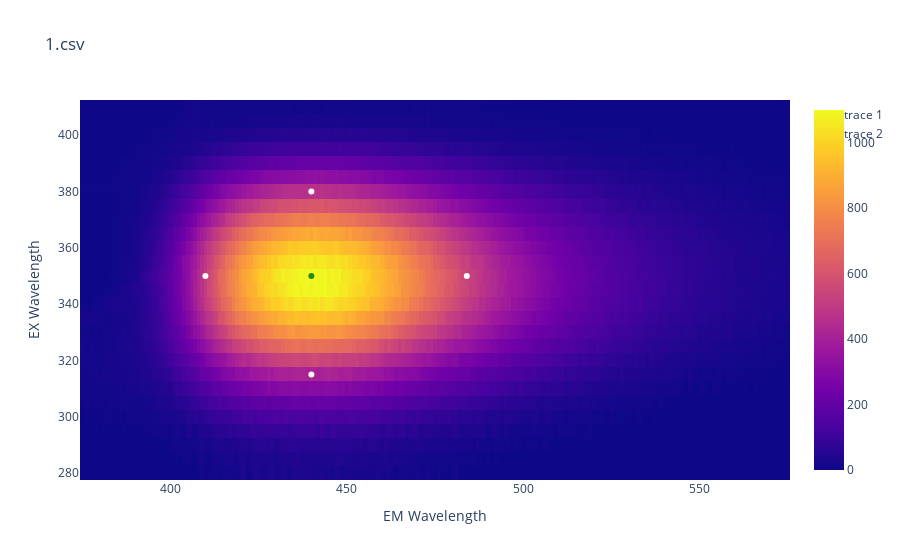

Notebook source saved alongside this figure:
### Code cell
next(fl)

### Figure 1 — Plotly figure (JSON) as saved in the notebook; plotly's stock layout.template omitted (floating-point values rounded to 4 significant figures; data arrays with more than 128 entries replaced by an {"elided": "..."} marker saying what was removed)
{"data": [{"type": "heatmap", "x": {"elided": "201 int values"}, "y": [280, 285, 290, 295, 300, 305, 310, 315, 320, 325, 330, 335, 340, 345, 350, 355, 360, 365, 370, 375, 380, 385, 390, 395, 400, 405, 410], "z": {"elided": "27x201 float values"}}, {"marker": {"color": "forestgreen"}, "mode": "markers", "type": "scatter", "x": [440], "y": [350]}, {"marker": {"color": "snow"}, "mode": "markers", "type": "scatter", "x": [410, 484, 440, 440], "y": [350, 350, 315, 380]}], "layout": {"title": {"text": "1.csv"}, "xaxis": {"title": {"text": "EM Wavelength"}}, "yaxis": {"title": {"text": "EX Wavelength"}}}}
